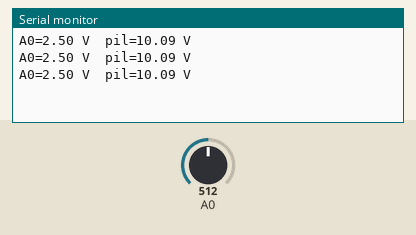
Simulated run of this sketch. Board: Arduino Uno, built with avr-gcc and run on an emulated ATmega328P. Shown: the last lines printed to the serial monitor. The test bench sets the inputs (shaded band); at power-on: A0 = 512.

Above: at 1.2 s.
1.3 s: A0 set to 716
At 1.9 s:
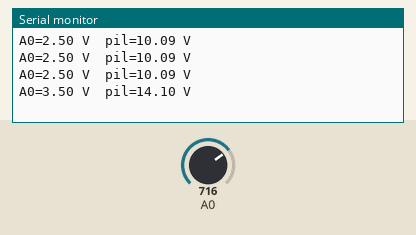
2.8 s: A0 set to 900
At 3.4 s:
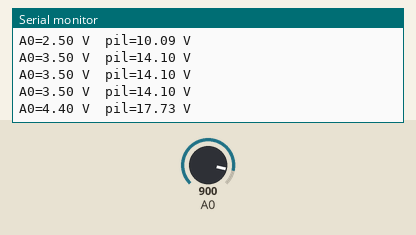
Timing chart, 0 to 5.8 s (numbered marks = the images above; inputs shaded):
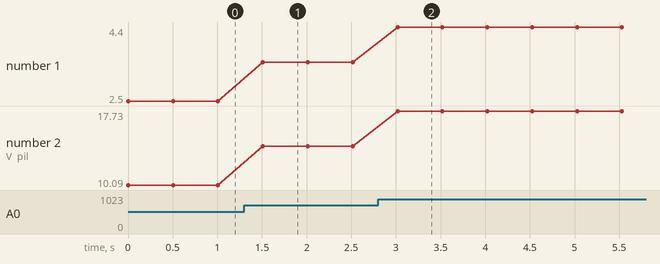

The sketch:

pil_olcum.ino
```cpp
// Pil gerilimini ölçmek: + -> 10 kΩ -> A0 -> 3,3 kΩ -> GND (bölücü 1/4,03), pilin − ucu Uno GND'sine (ortak toprak).
// A0 en çok 5 V okur: bölücüyle 20 V'a kadar pil ölçülebilir. Yük: pil -> 470 Ω -> LED -> GND.
const float BOLUCU = (10.0 + 3.3) / 3.3;   // 4,03

void setup() {
  Serial.begin(9600);
}

void loop() {
  long top = 0;
  for (int i = 0; i < 16; i++) top += analogRead(A0);   // 16 ölçüm ortalaması
  float a0 = (top / 16.0) * 5.0 / 1023.0;
  float pil = a0 * BOLUCU;
  Serial.print("A0=");
  Serial.print(a0, 2);
  Serial.print(" V  pil=");
  Serial.print(pil, 2);
  Serial.println(" V");
  delay(500);
}
```

Measured:
- after the input at 1.3 s, the serial monitor: prints a new line after 0.21 s (image 1)
- after the input at 2.8 s, the serial monitor: prints a new line after 0.22 s (image 2)
- plotted number 1: 2.5 → 3.5 after the input at 1.3 s, 3.5 → 4.4 after the input at 2.8 s
- plotted number 2: 10.09 → 14.1 after the input at 1.3 s, 14.1 → 17.73 after the input at 2.8 s
